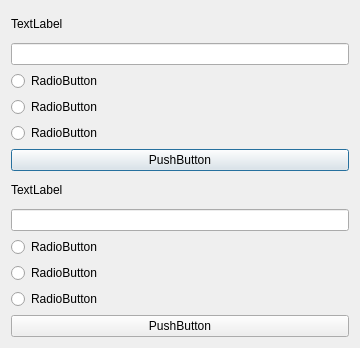
<?xml version="1.0" encoding="UTF-8"?>
<ui version="4.0">
 <class>Dialog</class>
 <widget class="QDialog" name="Dialog">
  <property name="geometry">
   <rect>
    <x>0</x>
    <y>0</y>
    <width>360</width>
    <height>348</height>
   </rect>
  </property>
  <property name="windowTitle">
   <string>Dialog</string>
  </property>
  <layout class="QVBoxLayout" name="verticalLayout_3">
   <item>
    <layout class="QVBoxLayout" name="verticalLayout_2">
     <item>
      <widget class="QLabel" name="label_2">
       <property name="text">
        <string>TextLabel</string>
       </property>
      </widget>
     </item>
     <item>
      <widget class="QLineEdit" name="lineEdit_2"/>
     </item>
     <item>
      <widget class="QRadioButton" name="radioButton_4">
       <property name="text">
        <string>RadioButton</string>
       </property>
      </widget>
     </item>
     <item>
      <widget class="QRadioButton" name="radioButton_5">
       <property name="text">
        <string>RadioButton</string>
       </property>
      </widget>
     </item>
     <item>
      <widget class="QRadioButton" name="radioButton_6">
       <property name="text">
        <string>RadioButton</string>
       </property>
      </widget>
     </item>
     <item>
      <widget class="QPushButton" name="pushButton_2">
       <property name="text">
        <string>PushButton</string>
       </property>
      </widget>
     </item>
    </layout>
   </item>
   <item>
    <layout class="QVBoxLayout" name="verticalLayout">
     <item>
      <widget class="QLabel" name="label">
       <property name="text">
        <string>TextLabel</string>
       </property>
      </widget>
     </item>
     <item>
      <widget class="QLineEdit" name="lineEdit"/>
     </item>
     <item>
      <widget class="QRadioButton" name="radioButton">
       <property name="text">
        <string>RadioButton</string>
       </property>
      </widget>
     </item>
     <item>
      <widget class="QRadioButton" name="radioButton_2">
       <property name="text">
        <string>RadioButton</string>
       </property>
      </widget>
     </item>
     <item>
      <widget class="QRadioButton" name="radioButton_3">
       <property name="text">
        <string>RadioButton</string>
       </property>
      </widget>
     </item>
     <item>
      <widget class="QPushButton" name="pushButton">
       <property name="text">
        <string>PushButton</string>
       </property>
      </widget>
     </item>
    </layout>
   </item>
  </layout>
 </widget>
 <resources/>
 <connections/>
</ui>
